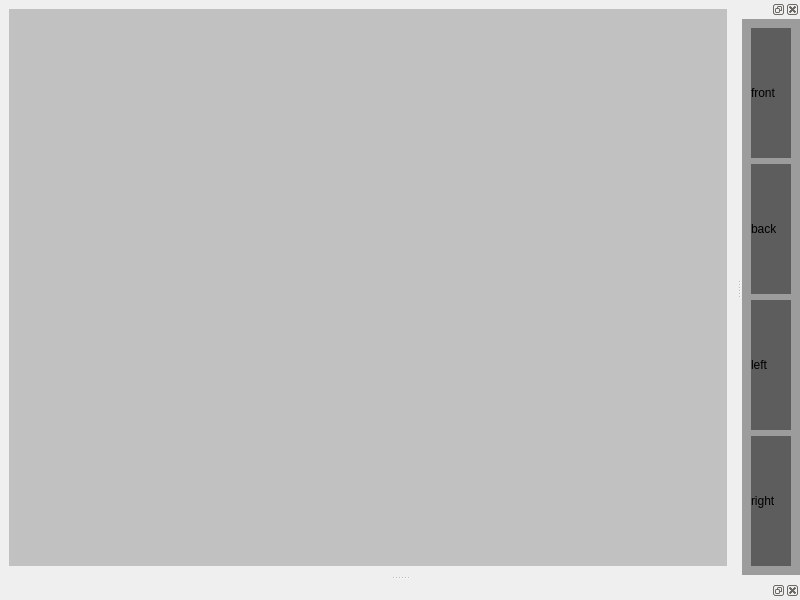
<?xml version="1.0" encoding="UTF-8"?>
<ui version="4.0">
 <class>frmplot</class>
 <widget class="QMainWindow" name="frmplot">
  <property name="geometry">
   <rect>
    <x>0</x>
    <y>0</y>
    <width>800</width>
    <height>600</height>
   </rect>
  </property>
  <property name="windowTitle">
   <string>MainWindow</string>
  </property>
  <widget class="QWidget" name="centralwidget">
   <layout class="QGridLayout" name="gridLayout">
    <item row="0" column="0">
     <widget class="QWidget" name="widget" native="true">
      <property name="styleSheet">
       <string notr="true">background-color: rgb(193, 193, 193);</string>
      </property>
     </widget>
    </item>
   </layout>
  </widget>
  <widget class="QDockWidget" name="dockWidget">
   <property name="styleSheet">
    <string notr="true">background-color: rgb(156, 156, 156);</string>
   </property>
   <attribute name="dockWidgetArea">
    <number>2</number>
   </attribute>
   <widget class="QWidget" name="dockWidgetContents">
    <layout class="QVBoxLayout" name="verticalLayout">
     <item>
      <layout class="QGridLayout" name="m_pgridLayout_viewimage">
       <item row="0" column="0">
        <widget class="QLabel" name="label_front">
         <property name="styleSheet">
          <string notr="true">background-color: rgb(93, 93, 93);</string>
         </property>
         <property name="text">
          <string>front</string>
         </property>
        </widget>
       </item>
       <item row="2" column="0">
        <widget class="QLabel" name="label_left">
         <property name="styleSheet">
          <string notr="true">background-color: rgb(93, 93, 93);</string>
         </property>
         <property name="text">
          <string>left</string>
         </property>
        </widget>
       </item>
       <item row="1" column="0">
        <widget class="QLabel" name="label_back">
         <property name="styleSheet">
          <string notr="true">background-color: rgb(93, 93, 93);</string>
         </property>
         <property name="text">
          <string>back</string>
         </property>
        </widget>
       </item>
       <item row="3" column="0">
        <widget class="QLabel" name="label_right">
         <property name="styleSheet">
          <string notr="true">background-color: rgb(93, 93, 93);</string>
         </property>
         <property name="text">
          <string>right</string>
         </property>
        </widget>
       </item>
      </layout>
     </item>
    </layout>
   </widget>
  </widget>
  <widget class="QDockWidget" name="dockWidget_2">
   <property name="styleSheet">
    <string notr="true">background-color: rgb(182, 182, 182);</string>
   </property>
   <attribute name="dockWidgetArea">
    <number>8</number>
   </attribute>
   <widget class="QWidget" name="dockWidgetContents_2"/>
  </widget>
 </widget>
 <resources/>
 <connections/>
</ui>
